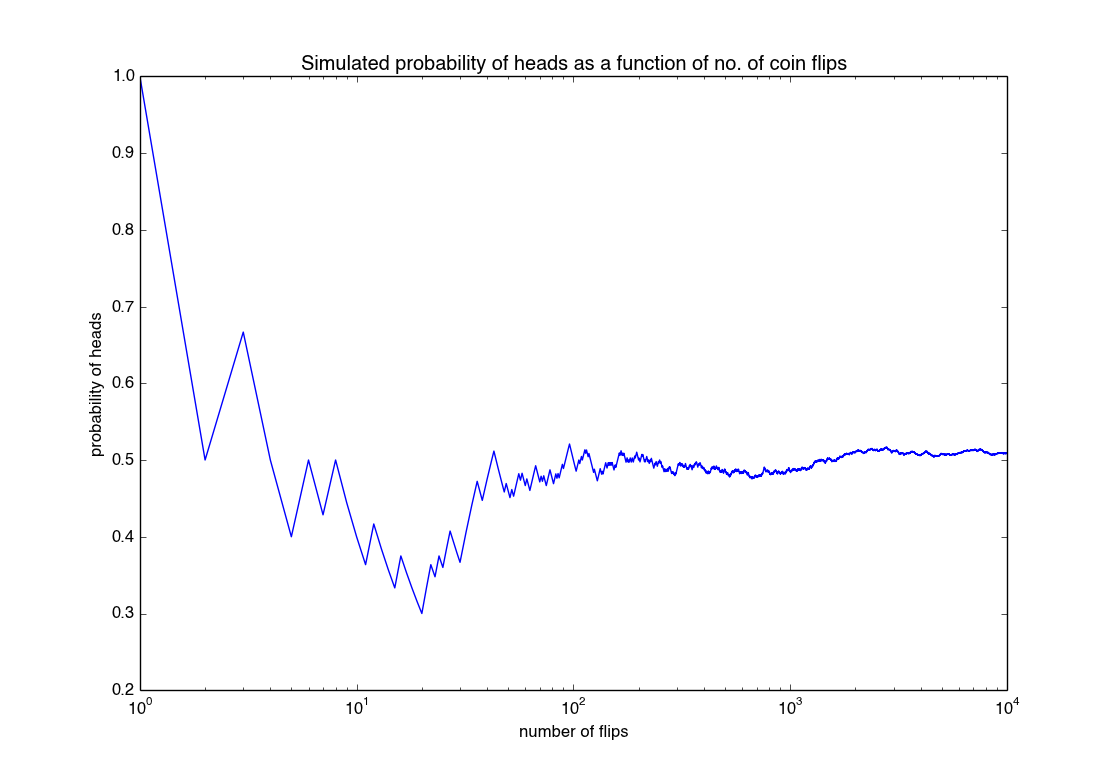

The script that drew this image:
# Exercise 8.24
import numpy as np
import matplotlib.pyplot as plt


N = 10000
flips = np.random.randint(2, size=N)

# scalar version
p_scalar = np.zeros(N)
for i in range(N):
    p_scalar[i] = np.sum(flips[:i + 1]) / float(i + 1)

# vectorised version
I = np.arange(1, N + 1, dtype=float)
q = np.cumsum(flips)
p_vec = q / I

print np.allclose(p_scalar, p_vec)

plt.plot(I, p_vec)
plt.xlabel('number of flips')
plt.ylabel('probability of heads')
plt.title('Simulated probability of heads as a function of no. of coin flips')
plt.xscale('log')
plt.show()
